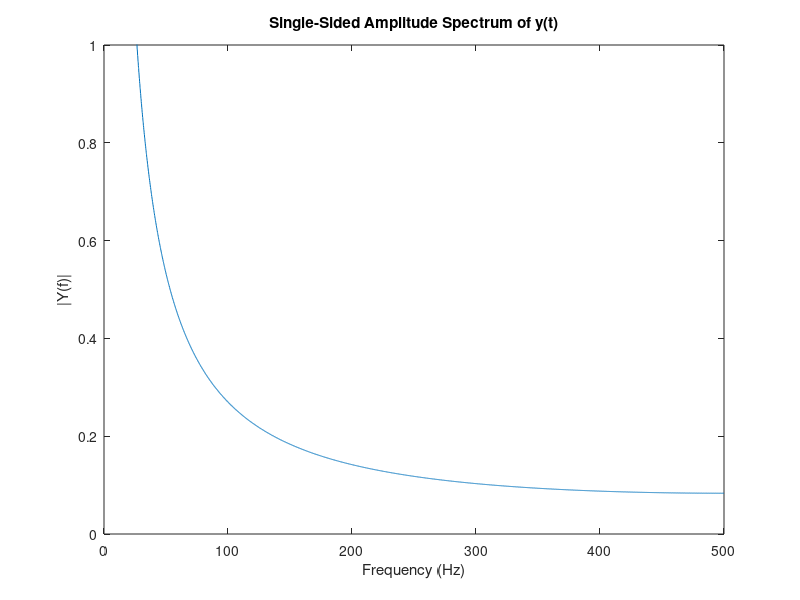

Write MATLAB code to recreate this figure.
%% loading data and setting data capture variables 
close all; clear;
data = load('input_250_hz_1khz_Sample_rate.mat');   % loads a sample set of data
data = data.M;           
Fs= 1000;                        % sampling Frequency
tElapsed= 1/Fs;                 % time elapsed per sample 
N = length(data);               % number of samples 
t = (0:N-1)*tElapsed;           % time vector (in sec)
fVec = linspace(0,Fs/2,N/2+1);  % frequency vector resolved by fft

NFFT = 2^nextpow2(N); % Next power of 2 from length of y
Y = fft(fVec,NFFT)/N;
f = Fs/2*linspace(0,1,NFFT/2+1);

% Plot single-sided amplitude spectrum.
plot(f,2*abs(Y(1:NFFT/2+1)))
axis([0 500 0 1])
title('Single-Sided Amplitude Spectrum of y(t)')
xlabel('Frequency (Hz)')
ylabel('|Y(f)|')